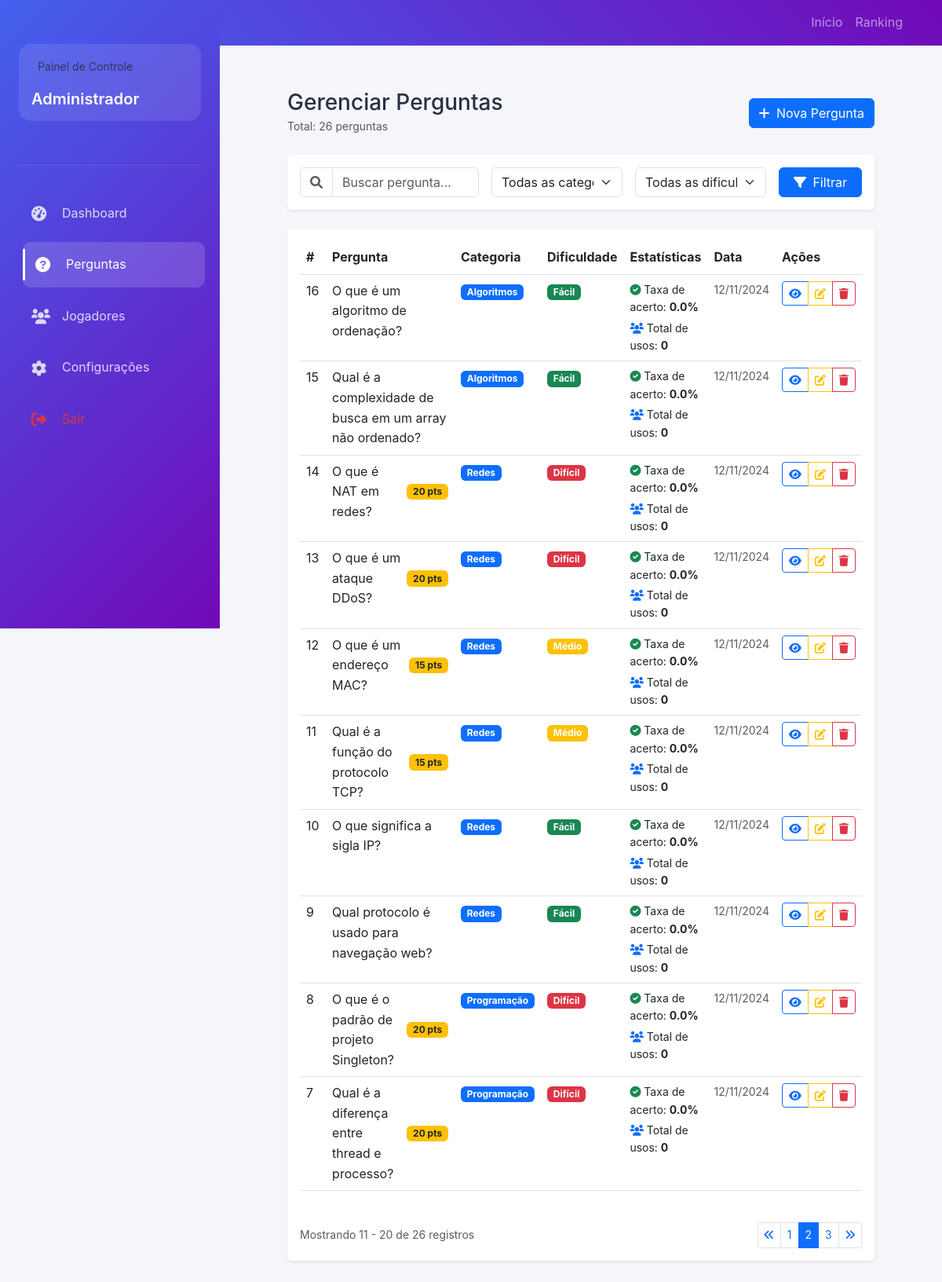
The app's page /admin/perguntas.php?pagina=2, older data.
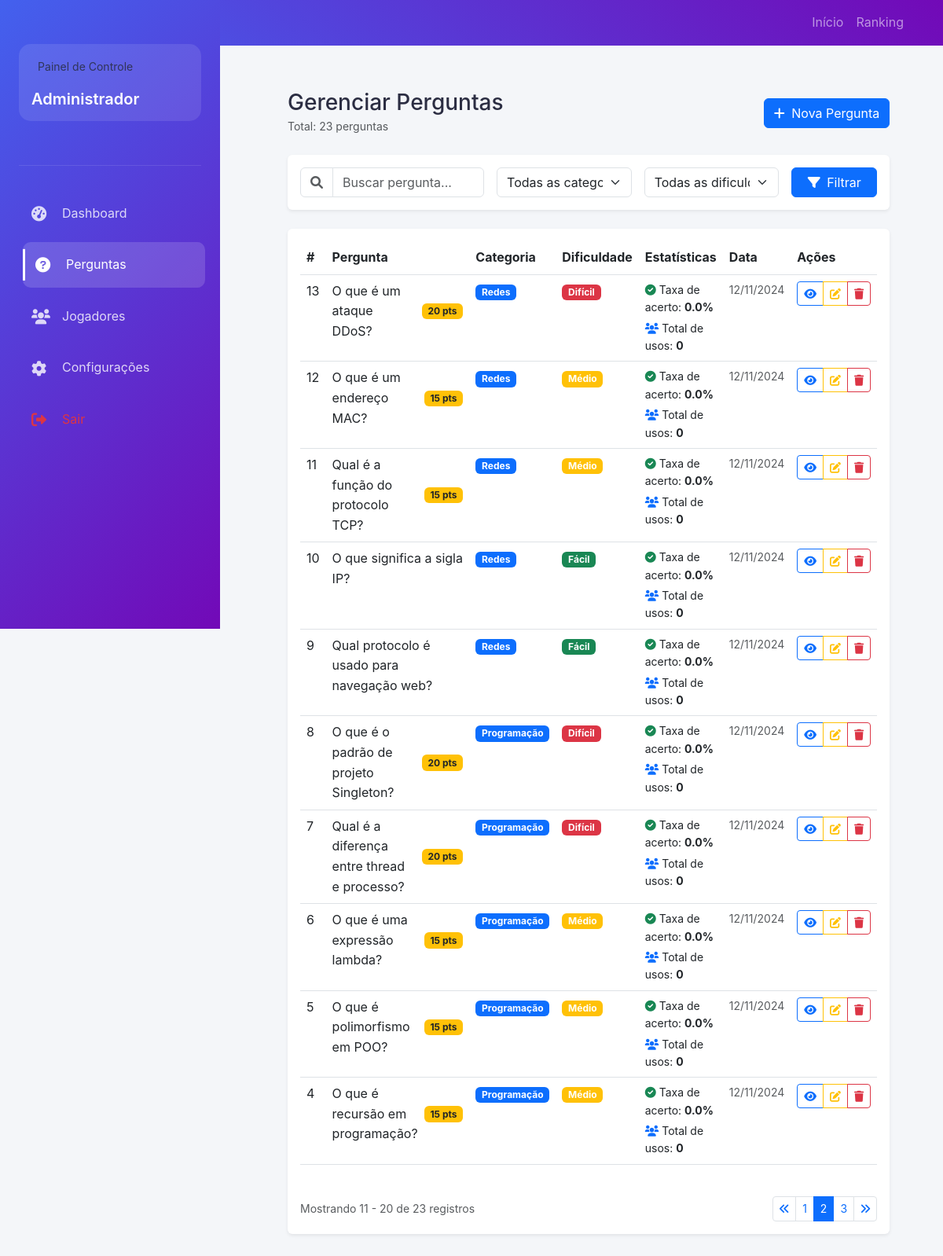
The same page, newer data.
### tables this page shows
CREATE TABLE `perguntas` (
  `id` int(11) NOT NULL,
  `pergunta` text NOT NULL,
  `dificuldade` enum('facil','medio','dificil') DEFAULT 'medio',
  `categoria` varchar(50) NOT NULL,
  `pontos` int(11) DEFAULT 10,
  `data_criacao` timestamp NOT NULL DEFAULT current_timestamp()
);

### admin/perguntas.php (the view, shortened to what the changed rows need)
<?php
$titulo_pagina = 'Gerenciar Perguntas';
require_once '../includes/conexao.php';
require_once '../includes/funcoes.php';
$itens_por_pagina = 10;
$pagina_atual = isset($_GET['pagina']) ? max(1, (int)$_GET['pagina']) : 1;
$offset = ($pagina_atual - 1) * $itens_por_pagina;
$categoria = isset($_GET['categoria']) ? limparDados($_GET['categoria']) : '';
$dificuldade = isset($_GET['dificuldade']) ? limparDados($_GET['dificuldade']) : '';
$busca = isset($_GET['busca']) ? limparDados($_GET['busca']) : '';
$query_base = "
    SELECT
        p.*,
        GROUP_CONCAT(
            CONCAT_WS('::',
                r.id,
                r.resposta,
                r.correta
            ) SEPARATOR '||'
        ) as respostas,
        COUNT(DISTINCT pr.id) as total_usos,
        ROUND(
            SUM(CASE WHEN pr.correta = 1 THEN 1 ELSE 0 END) /
            COUNT(DISTINCT pr.id) * 100,
            1
        ) as taxa_acerto
    FROM perguntas p
    LEFT JOIN respostas r ON p.id = r.pergunta_id
    LEFT JOIN partidas_respostas pr ON r.id = pr.resposta_id
";
$params = [];
$query_base .= " GROUP BY p.id";
try {
    $query_count = "SELECT COUNT(DISTINCT p.id) as total FROM perguntas p";
    $stmt = $conexao->prepare($query_count);
    $stmt->execute($params);
    $total_registros = $stmt->fetch(PDO::FETCH_ASSOC)['total'];
} catch(PDOException $e) {
    registrar_log('erro', 'Erro ao contar registros: ' . $e->getMessage());
    $total_registros = 0;
}
$total_paginas = ceil($total_registros / $itens_por_pagina);
$pagina_atual = min($pagina_atual, $total_paginas);
try {
    $query_completa = $query_base . "
        ORDER BY p.id DESC
        LIMIT :offset, :limit
    ";
    $stmt = $conexao->prepare($query_completa);
    $stmt->bindValue(':offset', $offset, PDO::PARAM_INT);
    $stmt->bindValue(':limit', $itens_por_pagina, PDO::PARAM_INT);
    $stmt->execute();
    $perguntas = $stmt->fetchAll(PDO::FETCH_ASSOC);
} catch(PDOException $e) {
    registrar_log('erro', 'Erro ao buscar perguntas: ' . $e->getMessage());
    $perguntas = [];
}
require_once '../includes/header.php';
?>
<div class="admin-wrapper">
    <main class="admin-content">
        <div class="container-fluid">
            <div class="d-flex justify-content-between align-items-center mb-4">
                <div>
                    <h1 class="h3 mb-0"><?php echo $titulo_pagina; ?></h1>
                    <small class="text-muted">
                        Total: <?php echo number_format($total_registros, 0, ',', '.'); ?> perguntas
                    </small>
                </div>
            </div>
            <div class="card border-0 shadow-sm">
                <div class="card-body">
                    <?php if(empty($perguntas)): ?>
                        <div class="text-center py-5">
                            <i class="fas fa-search fa-3x text-muted mb-3"></i>
                            <h5>Nenhuma pergunta encontrada</h5>
                            <p class="text-muted">
                                <?php if($busca || $categoria || $dificuldade): ?>
                                    Tente ajustar os filtros de busca
                                <?php else: ?>
                                    Comece adicionando uma nova pergunta
                                <?php endif; ?>
                            </p>
                        </div>
                    <?php else: ?>
                        <div class="table-responsive">
                        <table class="table table-hover">
                            <thead>
                                <tr>
                                    <th style="width: 5%">#</th>
                                    <th style="width: 35%">Pergunta</th>
                                    <th style="width: 15%">Categoria</th>
                                    <th style="width: 10%">Dificuldade</th>
                                    <th style="width: 15%">Estatísticas</th>
                                    <th style="width: 10%">Data</th>
                                    <th style="width: 10%">Ações</th>
                                </tr>
                            </thead>
                            <tbody>
                                <?php foreach($perguntas as $pergunta): ?>
                                <tr>
                                    <td><?php echo $pergunta['id']; ?></td>
                                    <td>
                                        <div class="d-flex align-items-center">
                                            <div class="pergunta-texto">
                                                <?php
                                                $texto_pergunta = htmlspecialchars($pergunta['pergunta']);
                                                echo strlen($texto_pergunta) > 100
                                                    ? substr($texto_pergunta, 0, 100) . '...'
                                                    : $texto_pergunta;
                                                ?>
                                            </div>
                                            <?php if($pergunta['pontos'] > 10): ?>
                                                <span class="badge bg-warning text-dark ms-2">
                                                    <?php echo $pergunta['pontos']; ?> pts
                                                </span>
                                            <?php endif; ?>
                                        </div>
                                    </td>
                                    <td>
                                        <span class="badge bg-primary">
                                            <?php echo htmlspecialchars(ucfirst($pergunta['categoria'])); ?>
                                        </span>
                                    </td>
                                    <td>
                                        <?php
                                        $dificuldade_class = [
                                            'facil' => 'success',
                                            'medio' => 'warning',
                                            'dificil' => 'danger'
                                        ];
                                        $classe = $dificuldade_class[$pergunta['dificuldade']] ?? 'secondary';
                                        ?>
                                        <span class="badge bg-<?php echo $classe; ?>">
                                            <?php echo DIFICULDADES[$pergunta['dificuldade']] ?? 'Desconhecida'; ?>
                                        </span>
                                    </td>
                                    <td>
                                        <div class="small">
                                            <div class="mb-1">
                                                <i class="fas fa-check-circle text-success"></i>
                                                Taxa de acerto:
                                                <strong><?php echo number_format($pergunta['taxa_acerto'] ?? 0, 1); ?>%</strong>
                                            </div>
                                            <div>
                                                <i class="fas fa-users text-primary"></i>
                                                Total de usos:
                                                <strong><?php echo number_format($pergunta['total_usos'] ?? 0); ?></strong>
                                            </div>
                                        </div>
                                    </td>
                                    <td>
                                        <div class="small text-muted">
                                            <?php echo date('d/m/Y', strtotime($pergunta['data_criacao'])); ?>
                                        </div>
                                    </td>
                                    <td>
                                        <div class="btn-group">
                                            <button type="button"
                                                    class="btn btn-sm btn-outline-primary btn-visualizar"
                                                    data-id="<?php echo $pergunta['id']; ?>"
                                                    title="Visualizar">
                                                <i class="fas fa-eye"></i>
                                            </button>
                                            <button type="button"
                                                    class="btn btn-sm btn-outline-warning btn-editar"
                                                    data-id="<?php echo $pergunta['id']; ?>"
                                                    title="Editar">
                                                <i class="fas fa-edit"></i>
                                            </button>
                                            <button type="button"
                                                    class="btn btn-sm btn-outline-danger btn-excluir"
                                                    data-id="<?php echo $pergunta['id']; ?>"
                                                    title="Excluir">
                                                <i class="fas fa-trash"></i>
                                            </button>
                                        </div>
                                    </td>
                                </tr>
                                <?php endforeach; ?>
                            </tbody>
                        </table>
                    </div>
                    <?php if($total_paginas > 1): ?>
                    <div class="d-flex justify-content-between align-items-center mt-4">
                        <div class="text-muted small">
                            Mostrando <?php echo $offset + 1; ?> -
                            <?php echo min($offset + $itens_por_pagina, $total_registros); ?>
                            de <?php echo $total_registros; ?> registros
                        </div>
                        <nav aria-label="Navegação">
                            <ul class="pagination pagination-sm mb-0">
                                <?php if($pagina_atual > 1): ?>
                                <li class="page-item">
                                    <a class="page-link" href="?pagina=1<?php
                                        echo $categoria ? '&categoria='.urlencode($categoria) : '';
                                        echo $dificuldade ? '&dificuldade='.urlencode($dificuldade) : '';
                                        echo $busca ? '&busca='.urlencode($busca) : '';
                                    ?>">
                                        <i class="fas fa-angle-double-left"></i>
                                    </a>
                                </li>
                                <?php endif; ?>
                                <?php
                                $inicio = max(1, $pagina_atual - 2);
                                $fim = min($total_paginas, $pagina_atual + 2);
                                if($inicio > 1): ?>
                                <?php endif;
                                for($i = $inicio; $i <= $fim; $i++): ?>
                                    <li class="page-item <?php echo $i == $pagina_atual ? 'active' : ''; ?>">
                                        <a class="page-link" href="?pagina=<?php echo $i; ?><?php
                                            echo $categoria ? '&categoria='.urlencode($categoria) : '';
                                            echo $dificuldade ? '&dificuldade='.urlencode($dificuldade) : '';
                                            echo $busca ? '&busca='.urlencode($busca) : '';
                                        ?>"><?php echo $i; ?></a>
                                    </li>
                                <?php endfor;
                                if($fim < $total_paginas): ?>
                                <?php endif;
                                if($pagina_atual < $total_paginas): ?>
                                    <li class="page-item">
                                        <a class="page-link" href="?pagina=<?php echo $total_paginas; ?><?php
                                            echo $categoria ? '&categoria='.urlencode($categoria) : '';
                                            echo $dificuldade ? '&dificuldade='.urlencode($dificuldade) : '';
                                            echo $busca ? '&busca='.urlencode($busca) : '';
                                        ?>">
                                            <i class="fas fa-angle-double-right"></i>
                                        </a>
                                    </li>
                                <?php endif; ?>
                            </ul>
                        </nav>
                    </div>
                    <?php endif; ?>
                    <?php endif; ?>
                </div>
            </div>
        </div>
    </main>
</div>
<?php require_once '../includes/footer.php'; ?>

Row changes from the older to the newer data that the page shows:
removed perguntas: id "16", pergunta "O que é um algoritmo de ordenação?", categoria "Algoritmos", dificuldade "Fácil", taxa_acerto "0.0", total_usos "0", data_criacao "12/11/2024"
removed perguntas: id "15", pergunta "Qual é a complexidade de busca em um array não ordenado?", categoria "Algoritmos", dificuldade "Fácil", taxa_acerto "0.0", total_usos "0", data_criacao "12/11/2024"
no longer on this page (row unchanged): perguntas: id "14", pergunta "O que é NAT em redes?", pontos "20", categoria "Redes", dificuldade "Difícil", taxa_acerto "0.0", total_usos "0", data_criacao "12/11/2024"
now on this page (row unchanged): perguntas: id "6", pergunta "O que é uma expressão lambda?", pontos "15", categoria "Programação", dificuldade "Médio", taxa_acerto "0.0", total_usos "0", data_criacao "12/11/2024"
now on this page (row unchanged): perguntas: id "5", pergunta "O que é polimorfismo em POO?", pontos "15", categoria "Programação", dificuldade "Médio", taxa_acerto "0.0", total_usos "0", data_criacao "12/11/2024"
now on this page (row unchanged): perguntas: id "4", pergunta "O que é recursão em programação?", pontos "15", categoria "Programação", dificuldade "Médio", taxa_acerto "0.0", total_usos "0", data_criacao "12/11/2024"
Text that changed along with them:
$total_registros: "26" → "23"
